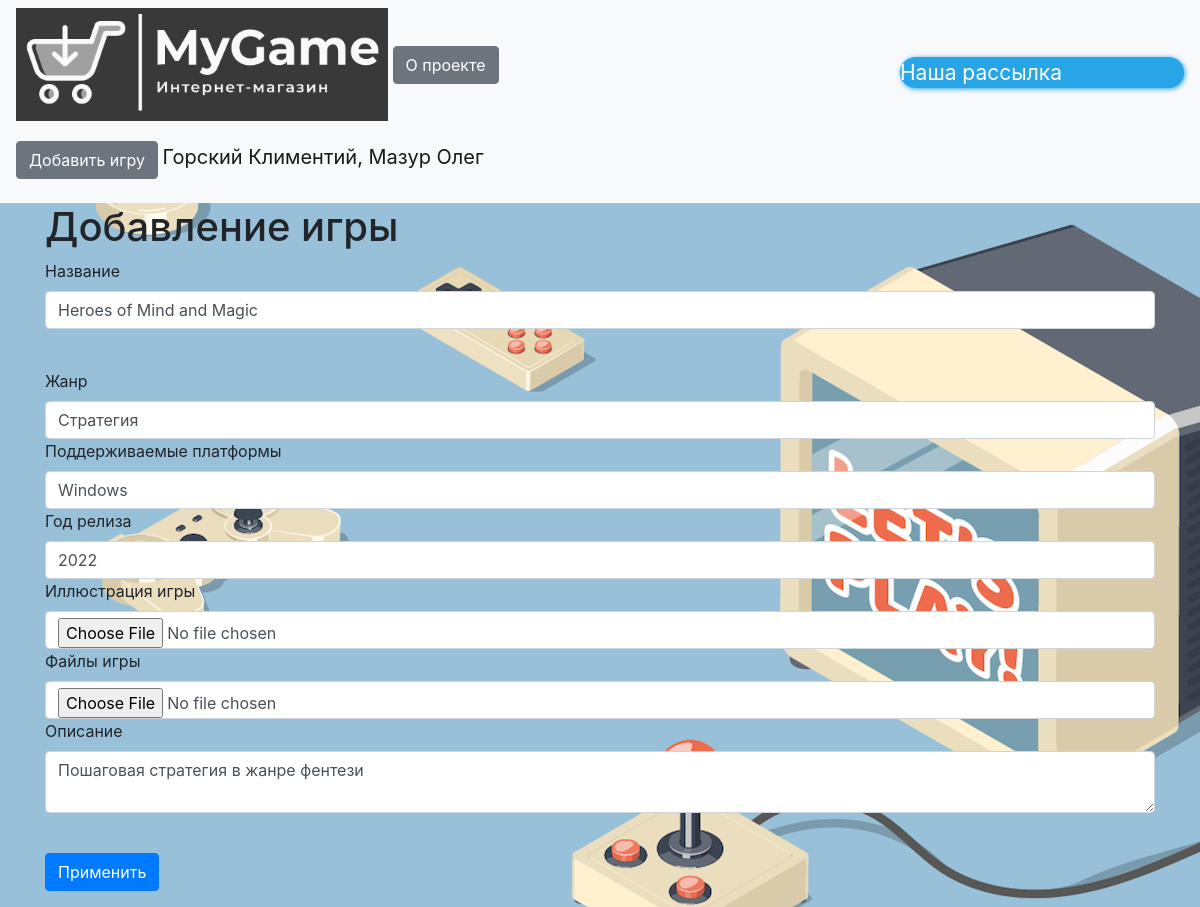
Page /games/4 (signed in) on the committed database.
### data/users.py (models this page shows, shortened)
class User(SqlAlchemyBase, UserMixin):
    __tablename__ = 'users'
    id = sqlalchemy.Column(sqlalchemy.Integer,
                           primary_key=True, autoincrement=True)
    name = sqlalchemy.Column(sqlalchemy.String, nullable=True)
    type_of_user = sqlalchemy.Column(sqlalchemy.Integer,
                                sqlalchemy.ForeignKey("types_of_users.id"))
    email = sqlalchemy.Column(sqlalchemy.String,
                              index=True, unique=True, nullable=True)
    hashed_password = sqlalchemy.Column(sqlalchemy.String, nullable=True)
    created_date = sqlalchemy.Column(sqlalchemy.DateTime,
                                     default=datetime.datetime.now)
    games = orm.relation("Games", back_populates='user')

### data/games.py (models this page shows, shortened)
class Games(SqlAlchemyBase):
    __tablename__ = 'games'
    id = sqlalchemy.Column(sqlalchemy.Integer,
                           primary_key=True, autoincrement=True)
    title = sqlalchemy.Column(sqlalchemy.String, nullable=True)
    picture = sqlalchemy.Column(sqlalchemy.String, nullable=True)
    genre = sqlalchemy.Column(sqlalchemy.String, nullable=True)
    content = sqlalchemy.Column(sqlalchemy.String, nullable=True)
    added_date = sqlalchemy.Column(sqlalchemy.DateTime,
                                   default=datetime.datetime.now, nullable=True)
    created_date = sqlalchemy.Column(sqlalchemy.Integer)
    platform = sqlalchemy.Column(sqlalchemy.String, nullable=True)
    archive = sqlalchemy.Column(sqlalchemy.String, nullable=True)
    user_id = sqlalchemy.Column(sqlalchemy.Integer,
                                sqlalchemy.ForeignKey("users.id"))
    user = orm.relation('User')

### main.py (the view)
@app.route("/games/<name>", methods=['GET', 'POST'])
def game(name):
    db_sess = db_session.create_session()
    form = LeaveAComment()
    if request.method == 'GET':
        db_sess = db_session.create_session()
        game = db_sess.query(Games).filter(Games.title == name).one()
        comments = db_sess.query(Comments).filter(Comments.game_id == game.id).all()
        comments_lst = []
        for comment in comments:
            comments_lst += [[comment.content, db_sess.query(User).filter(User.id == int(comment.user_id)).one()]]
        print(comments_lst)
        try:
            return render_template("game.html", params=game, form=form, comments=comments_lst)
        except Exception as e:
            print(e)
            return abort(404)
    elif request.method == 'POST':
        db_sess = db_session.create_session()
        game = db_sess.query(Games).filter(Games.title == name).one()
        if form.is_submitted():
            if not current_user.is_authenticated:
                return redirect("/register")
            comment = Comments()
            comment.user_id = current_user.id
            comment.game_id = game.id
            comment.content = form.content.data
            db_sess.add(comment)
            db_sess.commit()
        comments = db_sess.query(Comments).filter(Comments.game_id == game.id).all()
        comments_lst = []
        for comment in comments:
            comments_lst += [[comment.content, db_sess.query(User).filter(User.id == int(comment.user_id)).one()]]
        print(comments_lst)
        return render_template("game.html", params=game, form=form, comments=comments_lst)

### forms/games.py
class GameAddForm(FlaskForm):
    title = StringField('Название', validators=[DataRequired()])
    picture = FileField('Иллюстрация игры')
    genre = StringField('Жанр', validators=[DataRequired()])
    content = TextAreaField("Описание")
    archive = FileField('Файлы игры')
    platform = StringField('Поддерживаемые платформы', validators=[DataRequired()])
    created_date = StringField("Год релиза", validators=[DataRequired()])
    submit = SubmitField('Применить')

### data/db_session.py (called while the page is built)
def create_session() -> Session:
    global __factory
    return __factory()

### main.py (called while the page is built, shortened)
@login_manager.user_loader
def load_user(user_id):
    db_sess = db_session.create_session()
    return db_sess.query(User).get(user_id)

@app.route('/games/<int:id>', methods=['GET', 'POST'])
@login_required
def edit_games(id):
    form = GameAddForm()
    if request.method == "GET":
        db_sess = db_session.create_session()
        game = db_sess.query(Games).filter(Games.id == id).first()
        if game:
            form.title.data = game.title
            form.content.data = game.content
            form.genre.data = game.genre
            form.platform.data = game.platform
            form.created_date.data = game.created_date
        else:
            abort(404)
    return render_template('games.html',
                           title='Редактирование игры',
                           form=form
                           )

### templates/games.html (shortened to what this page needs)
{% extends "base.html" %}
{% block content %}
<h1>Добавление игры</h1>
<form action="" method="post" enctype="multipart/form-data" >
    <p>
        {{ form.title.label }}<br>
        {{ form.title(class="form-control") }}<br>
    </p>
    {{form.genre.label}}
    {{form.genre(class="form-control")}}
    {{form.platform.label}}
    {{form.platform(class="form-control")}}
    {{form.created_date.label}}
    {{form.created_date(class="form-control")}}
    {{form.picture.label}}
    {{form.picture(class="form-control")}}
    {{form.archive.label}}
    {{form.archive(class="form-control")}}
    <p>
        {{ form.content.label }}<br>
        {{ form.content(class="form-control") }}<br>
    </p>
    <p>{{ form.submit(type="submit", class="btn btn-primary") }}</p>
</form>
{% endblock %}

### templates/base.html (shortened to what this page needs)
<!doctype html>
<html lang="en">
<head>
    <link rel="stylesheet"
          href="https://stackpath.bootstrapcdn.com/bootstrap/4.4.1/css/bootstrap.min.css"
>
</head>
<body>
<header>
    <nav class="navbar navbar-light bg-light">
        <p>
            <a href="/">
            <img  height="113" width="372" src="/static/img/site.png" >
            </a>
            <a href="/about_us" class="btn btn-secondary">О проекте</a>
        </p>
        <a href="https://t.me/mailer_MyGameBot" target="_blank"
           class="telegramim_button telegramim_shadow telegramim_pulse"
           style="font-size:21px;width:284px;background:#27a5e7;box-shadow:1px 1px 5px #27a5e7;color:#ffffff;border-radius:27px;"
           title="Наша рассылка"> Наша рассылка</a>
        {% if current_user.is_authenticated %}
        <p>
            {% if current_user.type_of_user == 1 or current_user.type_of_user == 2 %}
            <a href="/game_add" class="btn btn-secondary">Добавить игру</a>
            {% endif %}
            <a href="/logout" class="navbar-brand">{{ current_user.name }}</a>
        </p>
        {% else %}
        <p>
            <a class="btn btn-primary " href="/register">Зарегистрироваться</a>
            <a class="btn btn-success" href="/login">Войти</a>
        </p>
        {% endif %}
    </nav>
</header>
<main role="main" class="container">
    {% block content %}{% endblock %}
</main>
</body>
</html>

### templates/base.html (style rules this page uses)
body { background: url(static/img/background.png) }

### rows in the picture
User: name "Горский Климентий, Мазур Олег"
Games: title "Heroes of Mind and Magic", genre "Стратегия", platform "Windows", created_date "2022", content "Пошаговая стратегия в жанре фентези"
